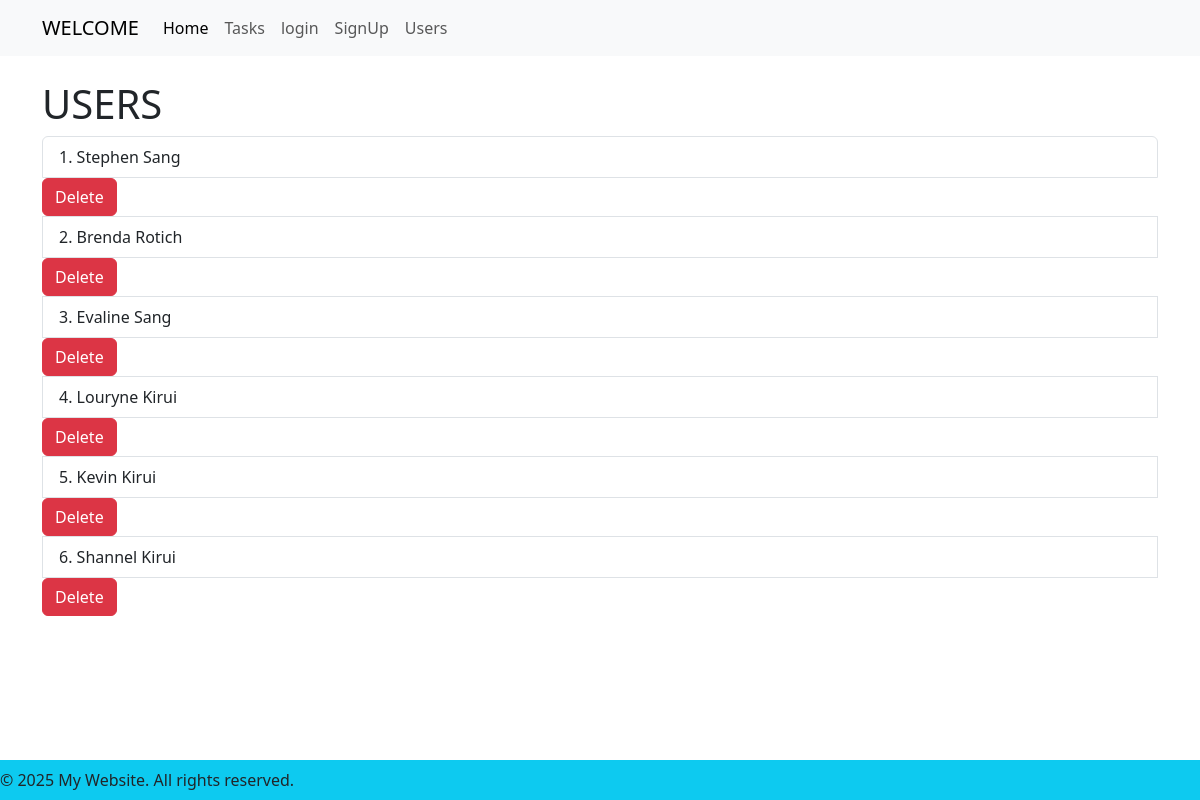
/users2, run on an earlier commit of the app's database.
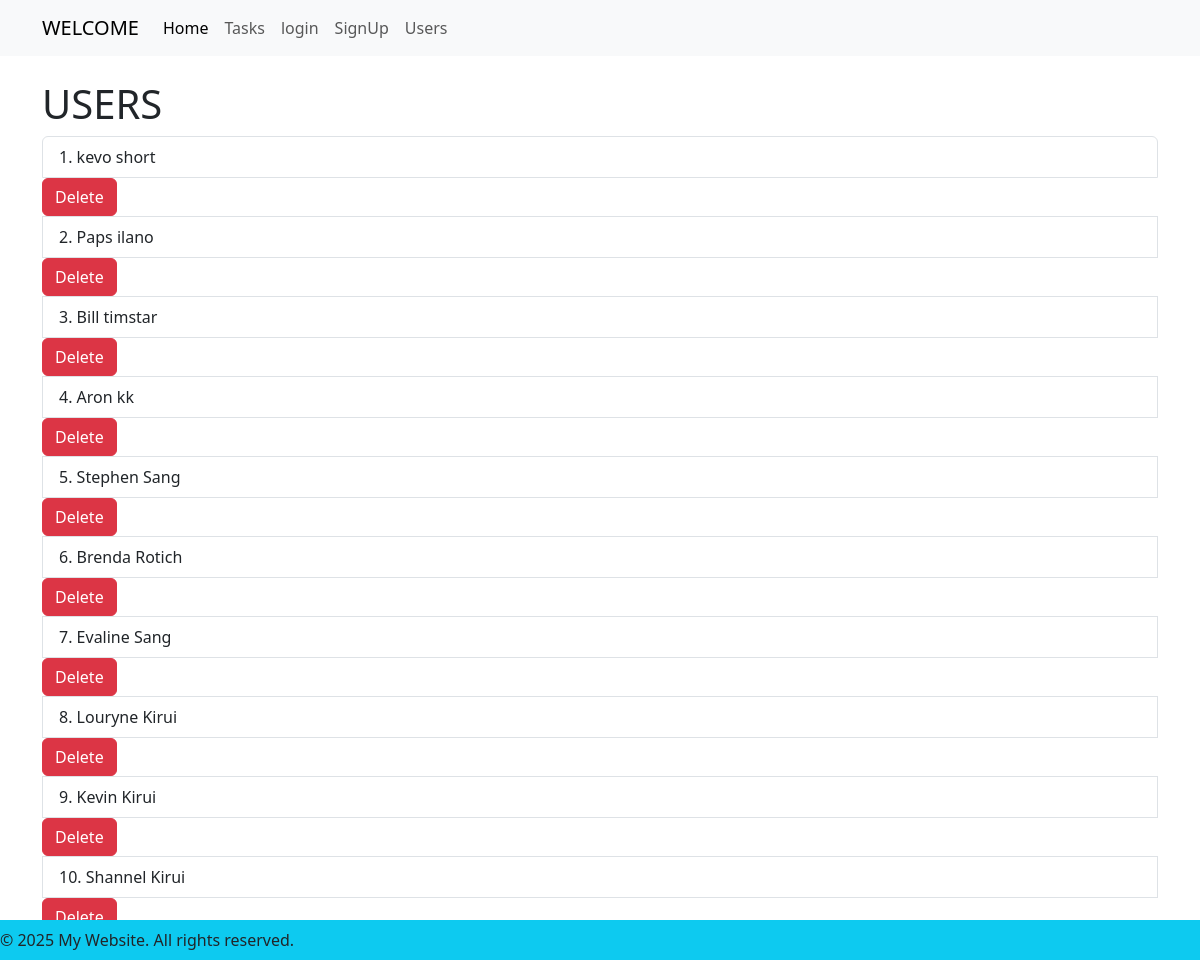
And on a later commit of the database.
### app/models.py (models this page shows, shortened)
class User(db.Model,UserMixin):
    id = db.Column(db.Integer, primary_key=True)
    username = db.Column(db.String(50), nullable=False, unique=True)
    first_name = db.Column(db.String(50), nullable=False)
    last_name = db.Column(db.String(50), nullable=False)
    password = db.Column(db.String(50), nullable=False)
    task = db.relationship('Task', backref='user', lazy=True)
    def __repr__(self):
          return f' {self.first_name} {self.last_name}'

### app/routes.py (the view)
@app.route('/users2',methods=['GET','POST'])
def users2():
    users = User.query.all()
    return render_template('users.html', title='Users',users=users)

### app/templates/users.html
{% extends "base.html" %}
{% block content %}
<h1>USERS</h1>
<ul class="list-group">
    {% for user in users|reverse %}
        <li class="list-group-item">{{ loop.index }}. {{ user }}</li>
        <form action="{{ url_for('delete_user', user_id=user.id) }}" method="post" onsubmit="return confirm('Are you sure you want to delete this user?');">
            <button type="submit" class="btn btn-danger btn-xx-lg">Delete</button>
        </form>
    {% endfor %}
</ul>
{% endblock %}

What changed in the data, as far as the page shows it:
added User: first_name+last_name "kevo short"
added User: first_name+last_name "Paps ilano"
added User: first_name+last_name "Bill timstar"
added User: first_name+last_name "Aron kk"
